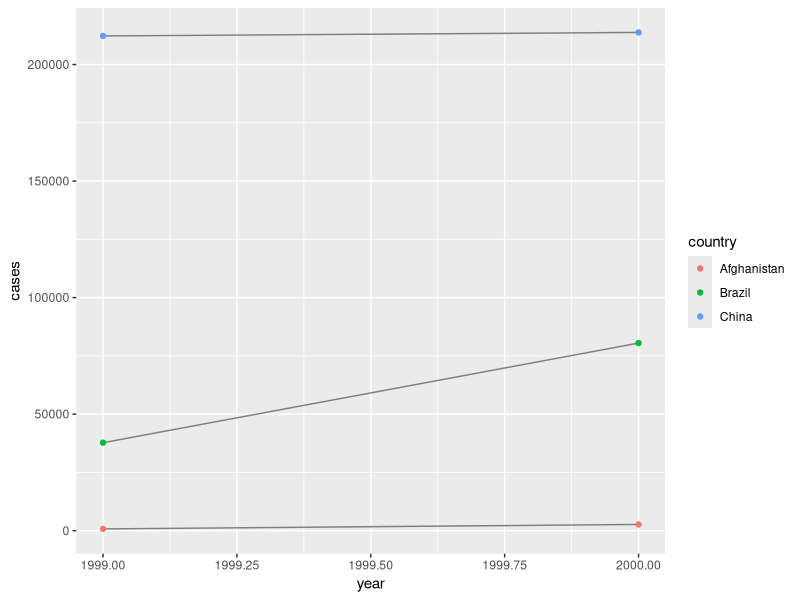
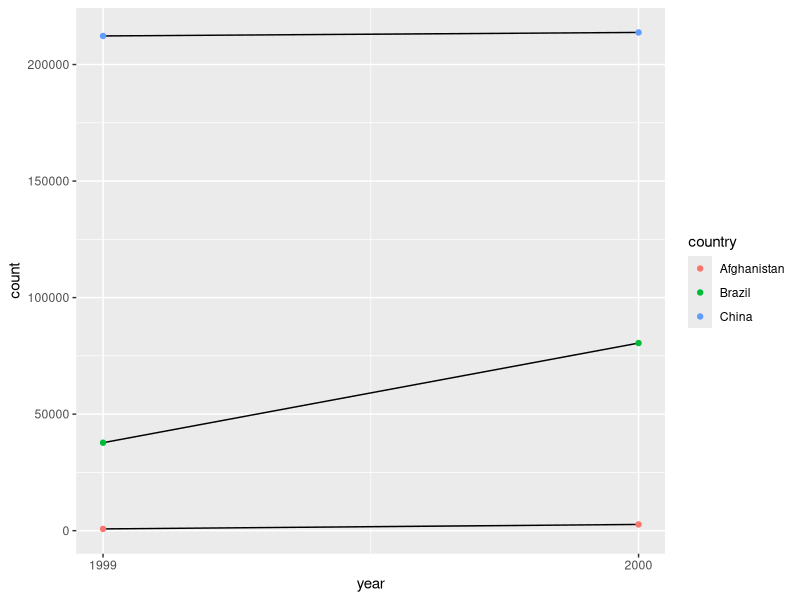
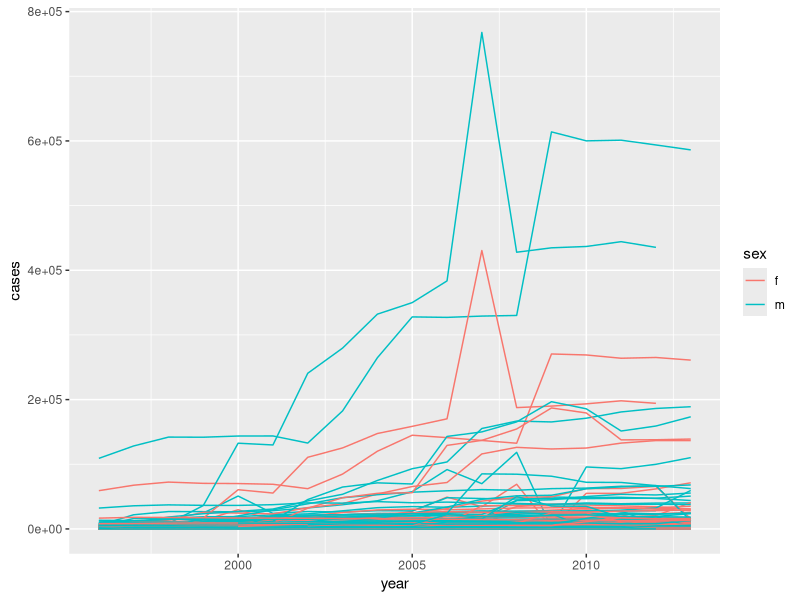

Here is the R script that generated these plots, in order:
#Tidy Data
#Week 5 Source: https://r4ds.had.co.nz/tidy-data.html

#Before analysis, the most important step is to organize the data i.e to tidy the data. R's tidyverse package has a multitude of functions to assist with this process.

#Install and load packages
if (!require("tidyverse")) install.packages("tidyverse")
library(tidyverse)
if (!require("ggplot2")) install.packages("ggplot2")
library(ggplot2)
if (!require("magrittr")) install.packages("magrittr")
library(magrittr)

#The same data can be represented in many different forms. The examples below of table1, table2, table3, table4a and table4b all have the same data but represented differently.
table1
table2
table3
table4a
table4b

#The difference in representation causes difference in usability of these datasets. It is important to create one easily usable tidy dataset.
#The three rules to make a tidy dataset are:
  #1.Each variable must have its own column.
  #2.Each observation must have its own row.
  #3.Each value must have its own cell.

#table1 is tidy and it is easy to perform operations such as mutation and summarisation on it.
#Example to compute rate per 10,000
table1 %>% 
  mutate(rate = cases / population * 10000)

#Example to compute case per year
table1 %>% 
  count(year, wt = cases)

#Example to represent the changes over time visually
ggplot(table1, aes(year, cases)) + 
  geom_line(aes(group = country), colour = "grey50") + 
  geom_point(aes(colour = country))

#Exercise 12.2.1
#1.Using prose, describe how the variables and observations are organised in each of the sample tables.
#In table1, rows are a country and year combination, while columns are cases and population.
#In table2, rows are a country, year and type combination, while the column count has the values of the type (population or cases)
#In table3, rows are a county and year combination, and the column rate provides the value for cases and population in a cases/population format.
#In tabl4a, the data contains the values of the cases where the columns are represented by the year.
#In table4b, the data contains values of population where columns are years.

#2.Compute the rate for table2, and table4a + table4b. You will need to perform four operations:

  #Extract the number of TB cases per country per year.
  #Extract the matching population per country per year.
  #Divide cases by population, and multiply by 10000.
  #Store back in the appropriate place.
  #Which representation is easiest to work with? Which is hardest? Why?

#Extract population and cases
t2c <- filter(table2, type == "cases") %>%
  arrange(country, year)
colnames(t2c)[4] = "cases"
t2p <- filter(table2, type == "population") %>%
  arrange(country, year)
colnames(t2p)[4] = "population"

#calculate per capita
t2c_per_cap <- data.frame(
  year = t2c$year,
  country = t2c$country,
  cases = t2c$cases,
  population = t2p$population
) %>%
  mutate(cases_per_cap = (cases / population) * 10000) %>%
  select(country, year, cases_per_cap)


t2c_per_cap$type <- "cases per cap"
colnames(t2c_per_cap)[3] = "count"

rbind(table2, t2c_per_cap) %>%
  arrange(country, year, type, count)

#3. Recreate the plot showing change in cases over time using table2 instead of table1. What do you need to do first?
table2 %>%
  filter(type == "cases") %>%
  ggplot(aes(year, count)) +
  geom_line(aes(group = country), colour = "black") +
  geom_point(aes(colour = country)) +
  scale_x_continuous(breaks = unique(table2$year)) 

##Spreading and gathering
#When column names are values of a variable rather than the names of variables, gathering is needed.
#In this example, the columns 1999 and 2000 which should be column values are made so using gather()
table4a %>% 
  gather(`1999`, `2000`, key = "year", value = "cases")

#Similarly, in table4a, the year column names are converted to column values of a column called year. The column values of 1999 and 2000 become a new column value.
table4b %>% 
  gather(`1999`, `2000`, key = "year", value = "population")

#The tidied table4a and table4b can be merged using left_join()
tidy4a <- table4a %>% 
  gather(`1999`, `2000`, key = "year", value = "cases")
tidy4b <- table4b %>% 
  gather(`1999`, `2000`, key = "year", value = "population")
left_join(tidy4a, tidy4b)

#When an observation is scattered across mulitple rows, then spreading is used.
#The column with the variable name is the key column and the column wit the multiple variables is the value column, as shown in the example below.
table2 %>%
  spread(key = type, value = count)

#Exercise 12.3.3
#1.Why are gather() and spread() not perfectly symmetrical? Carefully consider the following example:
stocks <- tibble(
  year   = c(2015, 2015, 2016, 2016),
  half  = c(   1,    2,     1,    2),
  return = c(1.88, 0.59, 0.92, 0.17)
)
stocks %>% 
  spread(year, return) %>% 
  gather("year", "return", `2015`:`2016`)

#The datatypes are not maintained in the spread() and gather() functions. The symmetry can be maintained by using the convert = TRUE option in both functions.

#2.Why does this code fail?
#table4a %>% 
#gather(1999, 2000, key = "year", value = "cases")

#There are no quotes surrounding column names 1999 and 2000, and they get treated as numbers.

#3.Why does spreading this tibble fail? How could you add a new column to fix the problem?
# people <- tribble(
#   ~name,             ~key,    ~value,
#   #-----------------|--------|------
#   "Phillip Woods",   "age",       45,
#   "Phillip Woods",   "height",   186,
#   "Phillip Woods",   "age",       50,
#   "Jessica Cordero", "age",       37,
#   "Jessica Cordero", "height",   156
# )

#The name and key columns do not have distinct values.This could be fixed by adding a row number or observation column.

#4.Tidy the simple tibble below. Do you need to spread or gather it? What are the variables?
preg <- tribble(
  ~pregnant, ~male, ~female,
  "yes",     NA,    10,
  "no",      20,    12
)
#Use gather()
preg %>%
  gather(male, female, key = "sex", value = "count")

##Separating and uniting
#separate() splits a single column into multiple ones. 
table3 %>% 
  separate(rate, into = c("cases", "population"))

#This seperation can be based on a character if specified.
table3 %>% 
  separate(rate, into = c("cases", "population"), sep = "/")

##convert=TRUE option is available with separate also, to convert/preserve data types.
#Here population which contains numbers are converted to the required type
table3 %>% 
  separate(rate, into = c("cases", "population"), convert = TRUE)

#The index where the column value has to separated can also be mentioned in the function.
#In this example, the last two digits of the year are separated
table3 %>% 
  separate(year, into = c("century", "year"), sep = 2)

#unite() performs the opposite of separate() and combines multiple columns into one.
table5 %>% 
  unite(new, century, year)

#Separators can be included to distinguish the multiple columns
table5 %>% 
  unite(new, century, year, sep = "")

##Exercise 12.4.3
#1.What do the extra and fill arguments do in separate()? Experiment with the various options for the following two toy datasets.
tibble(x = c("a,b,c", "d,e,f,g", "h,i,j")) %>% 
  separate(x, c("one", "two", "three"))

tibble(x = c("a,b,c", "d,e", "f,g,i")) %>% 
  separate(x, c("one", "two", "three"))

#When there are too many values available, extra tells what needs to be done to them (example - drop or merge). 
#Fill is used to indicate what happens when there are too few (example - fill missing values from the right or left).

#2.Both unite() and separate() have a remove argument. What does it do? Why would you set it to FALSE?
#Remove indicates whether you keep or drop input columns from the old dataframes that were united or separated.

#3.Compare and contrast separate() and extract(). Why are there three variations of separation (by position, by separator, and with groups), but only one unite?
#There are many ways to split the columns, and therefore there are many options available. Separate() can be used to separate based on a character separator vector and use regular expressions to extract particular string from column and then separate.
#Multiple columns can be chosen for merging but there is only one way to unite them.

##Missing values
#Values can be missing explicitly (flagged as NA) or implicitly by simply not being present in the data.
#In the example below missing data is specified explicitly by NA and implicitly where the first quarter data for 2016 does not exist.
stocks <- tibble(
  year   = c(2015, 2015, 2015, 2015, 2016, 2016, 2016),
  qtr    = c(   1,    2,    3,    4,    2,    3,    4),
  return = c(1.88, 0.59, 0.35,   NA, 0.92, 0.17, 2.66)
)

#Changing representation of the data can help identify missing values better
stocks %>% 
  spread(year, return)

#Missing values can be converted from explicity to implicit by removing them using na.rm = TRUE in gather()
stocks %>% 
  spread(year, return) %>% 
  gather(year, return, `2015`:`2016`, na.rm = TRUE)

#complete() helps finding all unique columns and fills up missing values with NA
stocks %>% 
  complete(year, qtr)

#When data is missing on purpose to make data entry easier, fill() can be used to carry forward previous values.
treatment <- tribble(
  ~ person,           ~ treatment, ~response,
  "Derrick Whitmore", 1,           7,
  NA,                 2,           10,
  NA,                 3,           9,
  "Katherine Burke",  1,           4
)
treatment %>% 
  fill(person)

#Exercise 12.5.1
#1.Compare and contrast the fill arguments to spread() and complete().
#In spread, fill argument indicates what the missing values should be replaced with. In complete(), the fill value is a named list instead of NA.

#2.What does the direction argument to fill() do?
#It indicates whether missing values should be replaced by previous non-missing values or the next ones.

##Case Study
#using tidyr::who dataset
who

#The first three letters of the columns seem to indicate whether it is old or new cases of TB. The next two letters describe the type of TB. The 6th letter gives sex of patients as m or f. The rest of the numbers give age group.

#Columns country, iso2 and so3 are redundant. year should also be a variable
who1 <- who %>% 
  gather(new_sp_m014:newrel_f65, key = "key", value = "cases", na.rm = TRUE)
who1

who1 %>% 
  count(key)

#To  keep it uniform the columns called newrel and modified.
who2 <- who1 %>% 
  mutate(key = stringr::str_replace(key, "newrel", "new_rel"))
who2

#Then the coded values in the columns are separated
who3 <- who2 %>% 
  separate(key, c("new", "type", "sexage"), sep = "_")
who3

#The new, iso2 and iso3 are dropped
who3 %>% 
  count(new)
who4 <- who3 %>% 
  select(-new, -iso2, -iso3)

#The sexage column is separated into sex and age
who5 <- who4 %>% 
  separate(sexage, c("sex", "age"), sep = 1)
who5

#The above steps can be combined into one piece of complex code as given below.
who %>%
  gather(key, value, new_sp_m014:newrel_f65, na.rm = TRUE) %>% 
  mutate(key = stringr::str_replace(key, "newrel", "new_rel")) %>%
  separate(key, c("new", "var", "sexage")) %>% 
  select(-new, -iso2, -iso3) %>% 
  separate(sexage, c("sex", "age"), sep = 1)

#Exercise 12.6.1
#1. In this case study I set na.rm = TRUE just to make it easier to check that we had the correct values. Is this reasonable? Think about how missing values are represented in this dataset. 
#Are there implicit missing values? What's the difference between an NA and zero?
#Ans:NA indicates missing data while zero represents zero cases. na.rm = TRUE is used once it is determined how missing values are indicated. 
#Here missing values are explicitly represented by zero and implicity by missing values (example country that is not available for a year)

who %>%
  complete(country, year)

who1 %>%
  filter(cases == 0)

#2.What happens if you neglect the mutate() step? (mutate(key = stringr::str_replace(key, "newrel", "new_rel")))
#There is a too few values warning, and the type, sex and age values will not get split accurately.

#3.I claimed that iso2 and iso3 were redundant with country. Confirm this claim.
#All three columns are representing the same data in long and short formats.

#4.For each country, year, and sex compute the total number of cases of TB. Make an informative visualisation of the data.
who5 %>%
  group_by(country, year, sex) %>%
  filter(year > 1995) %>%
  summarise(cases = sum(cases)) %>%
  unite(cs, country, sex, remove = FALSE) %>%
  ggplot() +
  geom_line(mapping = aes(x = year, y = cases, group = cs, colour = sex))

